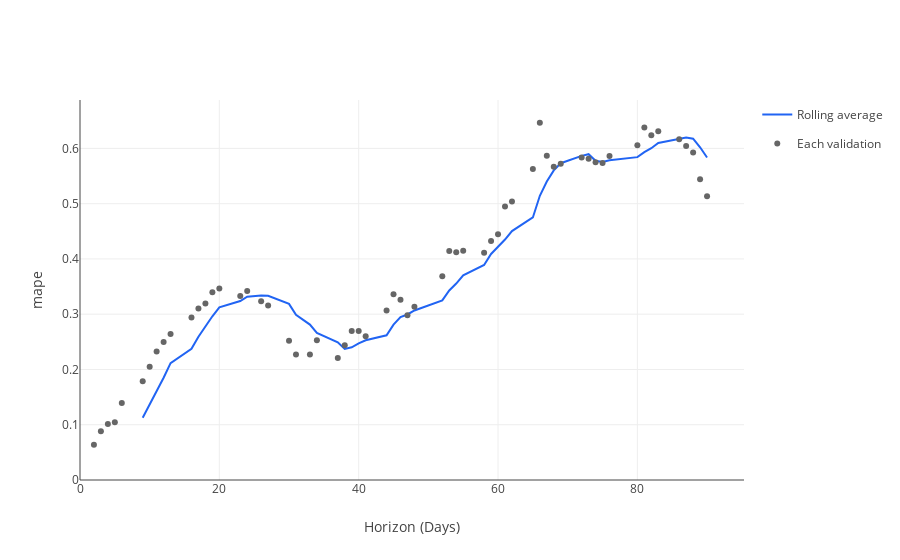

Notebook code for this chart:
### Code cell
# View the cross validation and error plots
# out of sample fit
df_p = u.cross_validate(prophet_model, initial=test_set_size_str)
